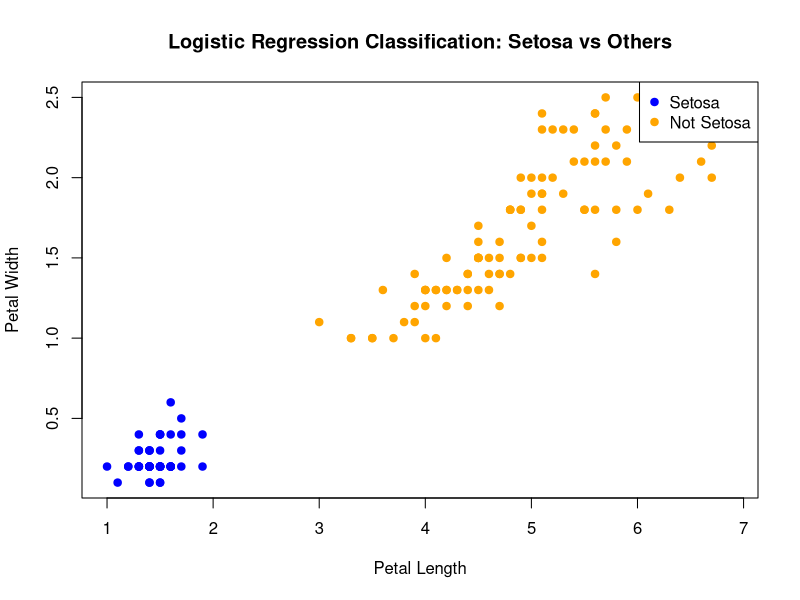

Write the R code that produced this figure.
# Load dataset
data(iris)

# ✅ Create binary target for Setosa
iris$IsSetosa <- ifelse(iris$Species == "setosa", 1, 0)

# Filter data for versicolor vs virginica for model2
iris2 <- iris[iris$Species != "setosa", ]
iris2$IsVirginica <- ifelse(iris2$Species == "virginica", 1, 0)

# Fit logistic model for Setosa classification
model <- glm(IsSetosa ~ Petal.Length + Petal.Width, data = iris, family = "binomial")

# Predict and classify
probs <- predict(model, type = "response")
pred <- ifelse(probs > 0.5, 1, 0)

# Confusion matrix
cm <- table(Predicted = pred, Actual = iris$IsSetosa)
print(cm)

# Plot and save image
if (!dir.exists("plots")) dir.create("plots")
iris$Prediction <- factor(pred, labels = c("Not Setosa", "Setosa"))

png("plots/logistic_classification_plot.png")
plot(iris$Petal.Length, iris$Petal.Width,
     col = ifelse(iris$Prediction == "Setosa", "blue", "orange"),
     pch = 19,
     xlab = "Petal Length", ylab = "Petal Width",
     main = "Logistic Regression Classification: Setosa vs Others")
legend("topright", legend = c("Setosa", "Not Setosa"), col = c("blue", "orange"), pch = 19)
dev.off()
